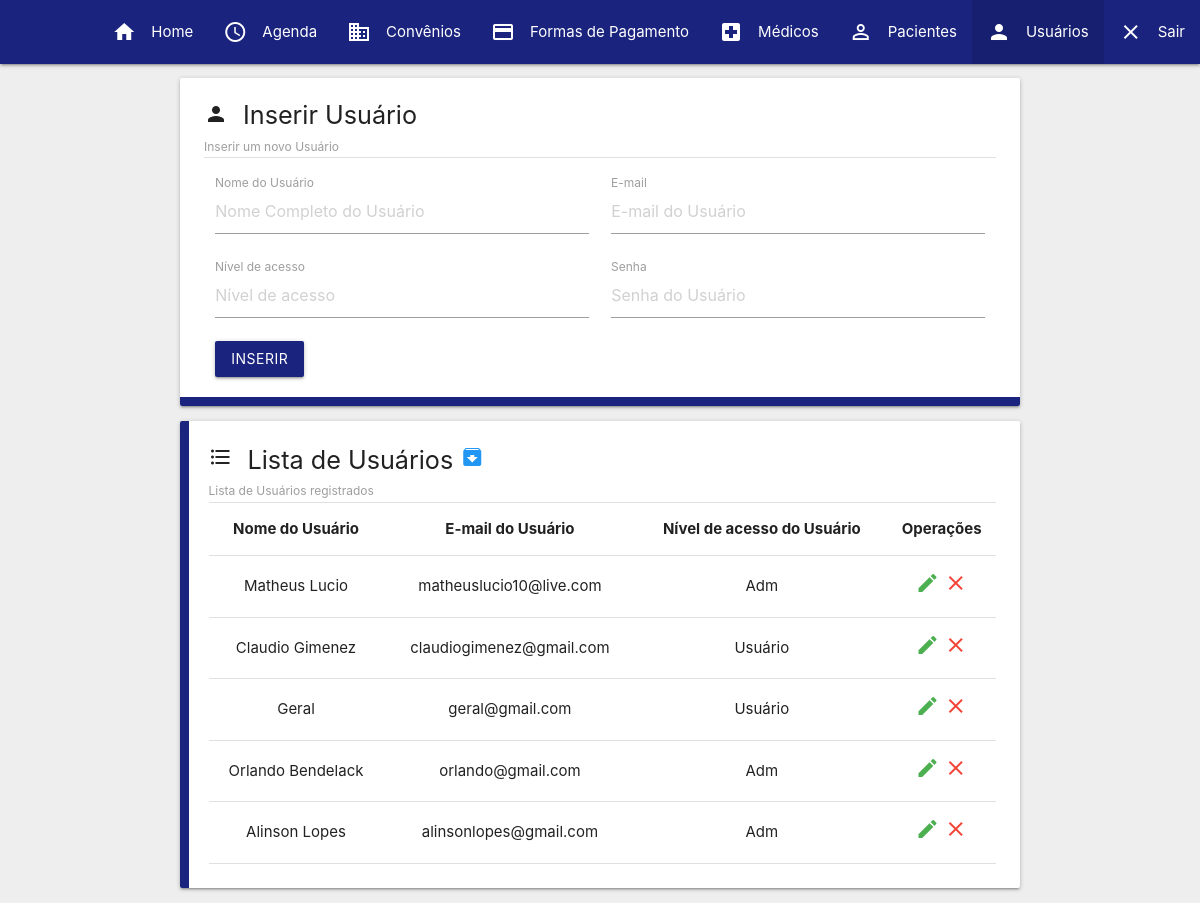
Page /admin/usuarios/form_usuarios.php (signed in) on the committed database.
### tables this page shows
CREATE TABLE `usuarios` (
  `usu_id` int(11) NOT NULL,
  `usu_nome` varchar(45) NOT NULL,
  `usu_email` varchar(45) NOT NULL,
  `usu_senha` varchar(45) NOT NULL,
  `usu_tipo` varchar(45) NOT NULL
);

### public_html/admin/usuarios/select_usuarios.php (the view)
<?php
try {
   include_once("$assets/conexao.php");
   $sql = $pdo->prepare("SELECT * FROM usuarios");
   $sql->execute();
   foreach ($sql as $key) : extract($key) ?>
      <tr>
         <td><?= $usu_nome ?></td>
         <td><?= $usu_email ?></td>
         <td><?= $usu_tipo ?></td>
         <td><a title="Editar Usuário" href="form_update_usuarios.php?usu_id=<?= $usu_id ?>"><i class="material-icons green-text">edit</i></a> <a title="Remover Usuário" href="delete_usuarios.php?usu_id=<?= $usu_id ?>"><i class="material-icons red-text">clear</i></a></td>
      </tr>
   <?php endforeach ?>
<?php
} catch (PDOException $e) {
   echo 'Um erro ocorreu! Erro: ' . $e->getMessage();
}

### public_html/assets/src/css/main.css (style rules this page uses)
* { outline: none }
.material-icons { font-family: 'Material Icons'; font-weight: normal; font-style: normal; font-size: 24px; line-height: 1; letter-spacing: normal; text-transform: none; display: inline-block; white-space: nowrap; word-wrap: normal; direction: ltr; -webkit-font-feature-settings: 'liga'; font-feature-settings: 'liga'; -webkit-font-smoothing: antialiased }
body { height: 100%; display: flex; min-height: 100vh; flex-direction: column; }

### rows in the picture
usuarios: usu_nome "Matheus Lucio", usu_email "matheuslucio10@live.com", usu_tipo "Adm"
usuarios: usu_nome "Claudio Gimenez", usu_email "claudiogimenez@gmail.com", usu_tipo "Usuário"
usuarios: usu_nome "Geral", usu_email "geral@gmail.com", usu_tipo "Usuário"
usuarios: usu_nome "Orlando Bendelack", usu_email "orlando@gmail.com", usu_tipo "Adm"
usuarios: usu_nome "Alinson Lopes", usu_email "alinsonlopes@gmail.com", usu_tipo "Adm"
